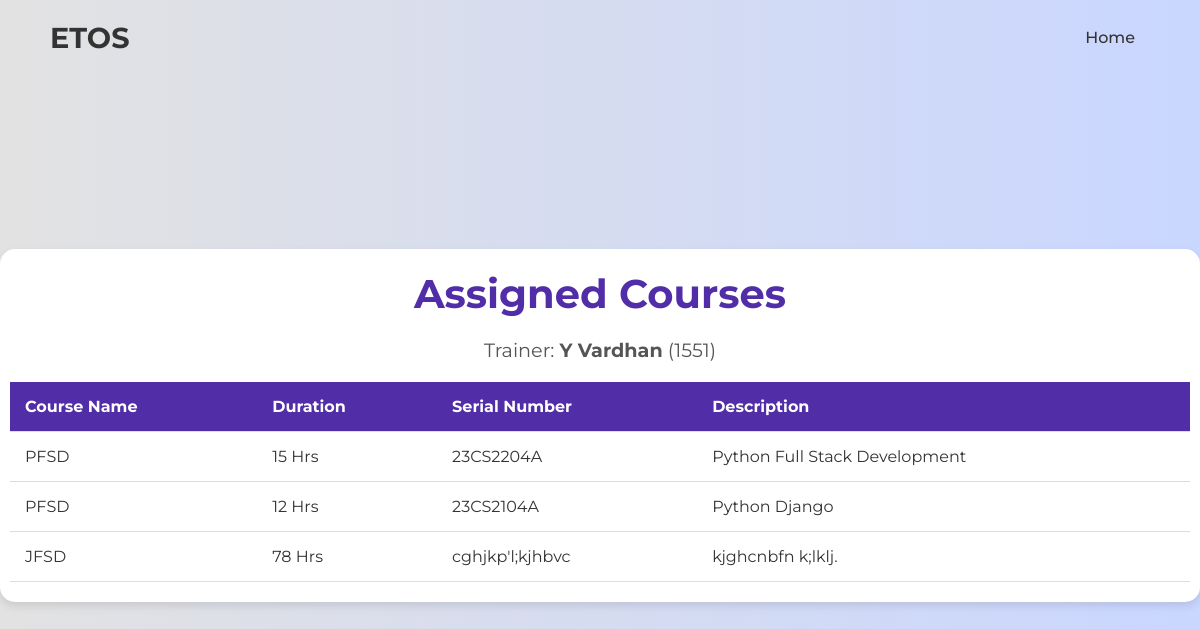
The page /trainer/trainer/courses/ (signed in) on the database its author committed.
### hr/models.py (models this page shows, shortened)
class Course(models.Model):
    course_name = models.CharField(max_length=255)
    duration = models.CharField(max_length=50)
    serial_number = models.CharField(max_length=50, unique=True)
    description = models.TextField()
    trainer = models.ForeignKey(User, on_delete=models.SET_NULL, null=True, limit_choices_to={'username__regex': r'^\d{4}$'})

### trainer/views.py (the view)
# urls.py: path('trainer/courses/', views.assigned_courses, name='trainer_courses'),
@login_required
def assigned_courses(request):
    trainer_courses = Course.objects.filter(trainer=request.user)
    context = {
        'trainer': request.user,
        'courses': trainer_courses,
    }
    return render(request, 'trainer/assigned_courses.html', context)

### templates/trainer/assigned_courses.html (shortened to what this page needs)
<!DOCTYPE html>
<html lang="en">
<head>
    <link rel="stylesheet" href="https://cdnjs.cloudflare.com/ajax/libs/font-awesome/6.4.2/css/all.min.css">
</head>
<body>
    <nav class="navbar">
        <div class="brand">ETOS</div>
        <div class="links">
            <a href="{% url 'home_redirect' %}">Home</a>
        </div>
    </nav>
    <section class="course-list">
        <h2>Assigned Courses</h2>
        <div class="trainer-info">
            Trainer: <strong>{{ trainer.get_full_name }}</strong> ({{ trainer.username }})
        </div>
        <table>
            <thead>
                <tr>
                    <th>Course Name</th>
                    <th>Duration</th>
                    <th>Serial Number</th>
                    <th>Description</th>
                </tr>
            </thead>
            <tbody>
                {% for course in courses %}
                    <tr>
                        <td>{{ course.course_name }}</td>
                        <td>{{ course.duration }} Hrs</td>
                        <td>{{ course.serial_number }}</td>
                        <td>{{ course.description }}</td>
                    </tr>
                {% empty %}
                    <tr>
                        <td colspan="5">No courses assigned to this trainer.</td>
                    </tr>
                {% endfor %}
            </tbody>
        </table>
    </section>
</body>
</html>

### templates/trainer/assigned_courses.html (style rules this page uses)
* { margin: 0; padding: 0; box-sizing: border-box; font-family: 'Montserrat', sans-serif; }
body { background-color: #c9d6ff; background: linear-gradient(to right, #e2e2e2, #c9d6ff); height: 100vh; display: flex; justify-content: center; align-items: center; flex-direction: column; text-align: center; }
.navbar { width: 100%; position: absolute; top: 0; padding: 20px 50px; display: flex; justify-content: space-between; align-items: center; background-color: transparent; z-index: 1000; }
.navbar .brand { font-size: 1.8rem; font-weight: bold; color: #333; }
.navbar .links a { margin: 0 15px; text-decoration: none; color: #333; font-size: 1rem; font-weight: 500; }
.course-list { padding: 20px 10px; margin-bottom: 250px; margin-top: 300px; background-color: white; border-radius: 15px; max-width: 1300px; width: 100%; box-shadow: 0 4px 8px rgba(0, 0, 0, 0.1); }
.course-list h2 { font-size: 2.5rem; margin-bottom: 20px; color: #512da8; }
.trainer-info { font-size: 1.2rem; margin-bottom: 15px; color: #555; }
table { width: 100%; border-collapse: collapse; margin-top: 20px; }
th, td { padding: 15px; text-align: left; border-bottom: 1px solid #ddd; }
th { background-color: #512da8; color: white; }
td { color: #333; }

### rows shown on the page
Course: course_name "PFSD", duration "15", serial_number "23CS2204A", description "Python Full Stack Development"
Course: course_name "PFSD", duration "12", serial_number "23CS2104A", description "Python Django"
Course: course_name "JFSD", duration "78", serial_number "cghjkp'l;kjhbvc", description "kjghcnbfn k;lklj."

### other values the page prints
{{ trainer.get_full_name }} "Y Vardhan"
{{ trainer.username }} "1551"
